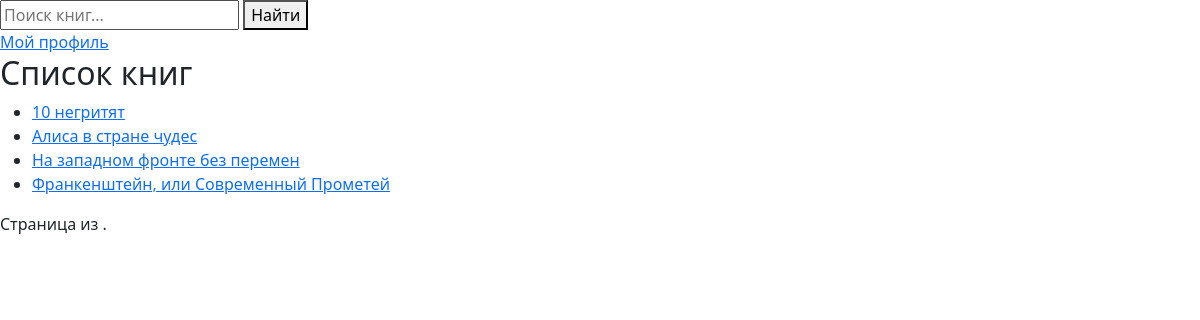
/books/, run on an earlier commit of the app's database.
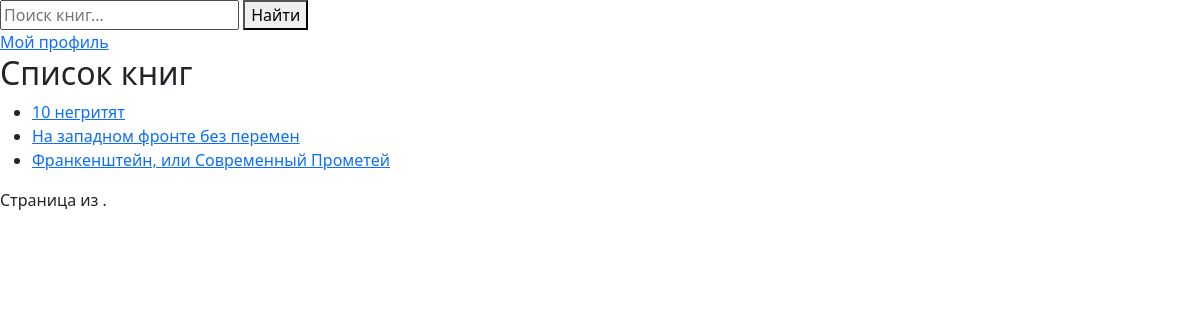
And on a later commit of the database.
### books/models.py (models this page shows, shortened)
class Book(models.Model):
    title = models.CharField(max_length = 100)
    summary = models.TextField(max_length = 1000, help_text = 'Краткое описание книги', blank = True)
    author = models.ForeignKey('Author', on_delete = models.SET_NULL, null = True)
    owners = models.ManyToManyField(User, related_name='books', blank=True)
    image_url = models.URLField(blank=True, null = True)
    class Meta:
        ordering = ['title']

### books/views.py (the view)
# urls.py: path('', views.BookListView.as_view(), name = 'book-list'),
class BookListView(ListView):
    model = Book
    template_name = 'books/book_list.html'
    context_object_name = 'books'
    paginate_by = 10
    def get_queryset(self):
        query = self.request.GET.get('q')
        if query:
            return Book.objects.filter(
                Q(title__icontains = query) | Q(author__first_name__icontains = query)
            )
        return Book.objects.all()

### books/templates/books/book_list.html (shortened to what this page needs)
{% extends 'books/base.html' %}
{% block content %}
    <form method="get" action="{% url 'book-list' %}">
        <input type="text" name="q" placeholder="Поиск книг...">
        <button type="submit">Найти</button>
    </form>
    <a href="{% url 'profile' %}">Мой профиль</a>
    <h2>Список книг</h2>
    <ul>
        {% for book in books %}
            <li>
                <a href="{% url 'book-detail' pk=book.pk %}">{{ book.title }}</a>
            </li>
        {% endfor %}
    </ul>
    <div class="pagination">
        <span class="step-links">
            <span class="current">
                Страница {{ books.number }} из {{ books.paginator.num_pages }}.
            </span>
        </span>
    </div>
{% endblock %}

What changed in the data, as far as the page shows it:
removed Book: title "Алиса в стране чудес"
